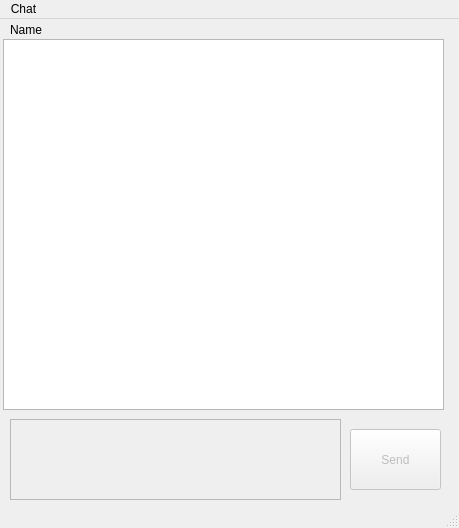
<?xml version="1.0" encoding="UTF-8"?>
<ui version="4.0">
 <class>MainWindow</class>
 <widget class="QMainWindow" name="MainWindow">
  <property name="geometry">
   <rect>
    <x>0</x>
    <y>0</y>
    <width>459</width>
    <height>528</height>
   </rect>
  </property>
  <property name="windowTitle">
   <string>MainWindow</string>
  </property>
  <widget class="QWidget" name="centralwidget">
   <widget class="QLabel" name="Name">
    <property name="geometry">
     <rect>
      <x>10</x>
      <y>0</y>
      <width>251</width>
      <height>21</height>
     </rect>
    </property>
    <property name="text">
     <string>Name</string>
    </property>
   </widget>
   <widget class="QTextEdit" name="msg">
    <property name="enabled">
     <bool>false</bool>
    </property>
    <property name="geometry">
     <rect>
      <x>10</x>
      <y>400</y>
      <width>331</width>
      <height>81</height>
     </rect>
    </property>
   </widget>
   <widget class="QPushButton" name="pushButton">
    <property name="enabled">
     <bool>false</bool>
    </property>
    <property name="geometry">
     <rect>
      <x>350</x>
      <y>410</y>
      <width>91</width>
      <height>61</height>
     </rect>
    </property>
    <property name="text">
     <string>Send</string>
    </property>
   </widget>
   <widget class="QTextEdit" name="msgBox">
    <property name="geometry">
     <rect>
      <x>3</x>
      <y>20</y>
      <width>441</width>
      <height>371</height>
     </rect>
    </property>
    <property name="readOnly">
     <bool>true</bool>
    </property>
   </widget>
  </widget>
  <widget class="QMenuBar" name="menubar">
   <property name="geometry">
    <rect>
     <x>0</x>
     <y>0</y>
     <width>459</width>
     <height>21</height>
    </rect>
   </property>
   <widget class="QMenu" name="menuChat">
    <property name="title">
     <string>Chat</string>
    </property>
   </widget>
   <addaction name="menuChat"/>
  </widget>
  <widget class="QStatusBar" name="statusbar"/>
 </widget>
 <resources/>
 <connections/>
</ui>
